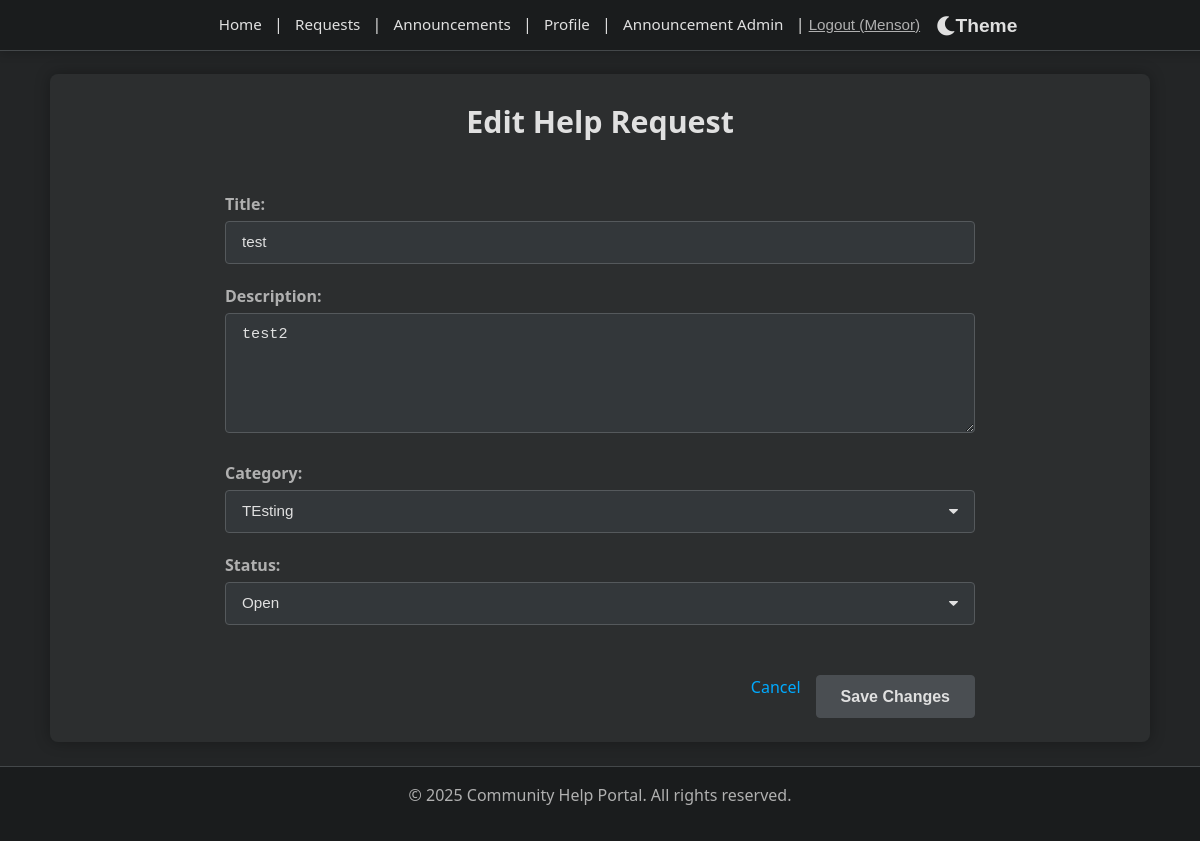
The app's page /requests/2/update/ (signed in) with its own data.
### requests/models.py (models this page shows, shortened)
class RequestPost(models.Model):
    STATUS_CHOICES = [
        ('open', 'Open'),
        ('in_progress', 'In Progress'),
        ('closed', 'Closed'),
    ]
    requester = models.ForeignKey(User, on_delete=models.CASCADE, related_name='request_posts')
    title = models.CharField(max_length=200)
    description = models.TextField()
    category = models.ForeignKey(RequestCategory, on_delete=models.SET_NULL, null=True, blank=True, related_name='request_posts')
    status = models.CharField(max_length=20, choices=STATUS_CHOICES, default='open')
    created_at = models.DateTimeField(auto_now_add=True)
    updated_at = models.DateTimeField(auto_now=True)

### requests/views.py (the view)
# urls.py: path('<int:pk>/update/', views.request_update, name='request_update'),
@login_required
def request_update(request, pk):
    request_post = get_object_or_404(RequestPost, pk=pk)
    if request_post.requester != request.user:
        return HttpResponseForbidden("You are not allowed to edit this request.")
    if request.method == 'POST':
        form = RequestPostForm(request.POST, instance=request_post)
        if form.is_valid():
            form.save()
            return redirect('requests:request_detail', pk=request_post.pk)
    else:
        form = RequestPostForm(instance=request_post)
    return render(request, 'requests/request_form.html', {'form': form, 'form_title': 'Update Help Request'})

### requests/forms.py
class RequestPostForm(forms.ModelForm):
    class Meta:
        model = RequestPost
        fields = ['title', 'description', 'category', 'status']
        widgets = {
            'description': forms.Textarea(attrs={'rows': 4}),
        }

### requests/models.py (called while the page is built)
    def __str__(self):
        return self.name

### requests/templates/requests/request_form.html (shortened to what this page needs)
{% extends "base.html" %}
{% load static %}
{% block extra_css %}
<link rel="stylesheet" href="{% static 'css/request_form.css' %}" />
{% endblock %}
{% block content %}
<div class="request-form-container">
    <h2>
        {% if form.instance.pk %}
            Edit Help Request
        {% else %}
            Create New Help Request
        {% endif %}
    </h2>
    <form method="post">
        {% for field in form %}
            <div class="form-group">
                {{ field.label_tag }}
                {{ field }}
            </div>
        {% endfor %}
        <div class="form-actions">
            <a href="{% if form.instance.pk %}{% url 'requests:request_detail' form.instance.pk %}{% else %}{% url 'requests:request_list' %}{% endif %}" class="button-secondary">Cancel</a>
            <button type="submit" class="button-primary">
                {% if form.instance.pk %}Save Changes{% else %}Create Request{% endif %}
            </button>
        </div>
    </form>
</div>
{% endblock %}

### templates/base.html (shortened to what this page needs)
<!DOCTYPE html>
<html lang="en">
  <head>
    {% load static %}
    <link rel="stylesheet" href="{% static 'css/style.css' %}" />
    <link rel="stylesheet" href="{% static 'css/fix-taskbar.css' %}" />
    <link rel="stylesheet" href="https://cdnjs.cloudflare.com/ajax/libs/font-awesome/5.15.3/css/all.min.css" />
    <link rel="stylesheet" href="{% static 'css/light-theme.css' %}" id="light-theme-style" disabled />
    {% block extra_css %}{% endblock %}
  </head>  <body class="{% if request.resolver_match.url_name == 'home' %}home-page-body{% endif %} {% block body_class %}{% endblock %}">
    <nav>
      <div class="nav-container">
        <a href="{% url 'core:home' %}">Home</a> |
        <a href="{% url 'requests:request_list' %}">Requests</a> |
        <a href="{% url 'announcements:announcement_list' %}">Announcements</a> |
        {% if user.is_authenticated %}
          <a href="{% url 'accounts:profile_view' username=user.username %}">Profile</a> |
          {% if user.is_superuser %}
            <a href="{% url 'announcements:announcement_admin' %}">Announcement Admin</a> |
          {% endif %}
          <form id="logout-form" method="post" action="{% url 'accounts:logout' %}" style="display: inline">
            <button type="submit" class="button--link nav-logout-button">Logout ({{ user.username }})</button>
          </form>
        {% else %}
          <a href="{% url 'accounts:register' %}">Register</a> |
          <a href="{% url 'accounts:login' %}">Login</a>
        {% endif %}
        <button id="theme-toggle-btn" class="theme-toggle-button" aria-label="Toggle theme">
          <i class="fas fa-moon"></i> Theme
        </button>
      </div>
    </nav>
    <main>{% block content %} {% endblock %}</main>
    <footer>
      <p>&copy; {% now "Y" %} Community Help Portal. All rights reserved.</p>
    </footer>
  </body>
</html>

### static/css/fix-taskbar.css (style rules this page uses)
:root { --system-bar-height: 0px; --nav-height: 50px; }
html { border-top-width: 0 !important; margin-top: 0 !important; padding-top: 0 !important; }
body { border-top-width: 0 !important; margin-top: 0 !important; padding-top: 0 !important; }
nav { border-top-width: 0 !important; margin-top: 0 !important; top: 0 !important; height: var(--nav-height) !important; display: flex !important; align-items: center !important; padding: 0 var(--spacing-md) !important; }
@media screen { nav { top: var(--system-bar-height) !important; position: fixed !important; } }

### static/css/request_form.css (style rules this page uses)
.request-form-container { max-width: 750px; margin-left: auto; margin-right: auto; display: block; }
.request-form-container h2 { text-align: center; color: var(--dark-text-primary); margin-top: 0; margin-bottom: 30px; border-bottom: 1px solid var(--dark-border-color); padding-bottom: 15px; font-size: 1.9em; }
.request-form-container form { margin-top: 10px; }
.request-form-container form p, .request-form-container .form-group { margin-bottom: 20px; }
.request-form-container form textarea { min-height: 120px; }
.form-actions { margin-top: 30px; padding-top: 20px; border-top: 1px solid var(--dark-border-color); display: flex; justify-content: flex-end; gap: 15px; }

### records on screen
RequestPost: form "test" "test2" "TEsting" "Open"

### other values on screen
{{ user.username }} "Mensor"
{{ field.label_tag }} "Title:" "Description:" "Category:" "Status:"
